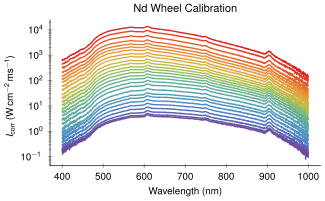

Reproduce this figure in Python.
import numpy as np
import pub_style

# Newer wheel, in front of the seed beam
# Formatted as Nd wheel angle: integration time
files = {
    271: 3, 281: 4, 291: 6, 301: 8, 311: 12, 321: 16, 331: 20, 341: 25,
    351: 35, 1: 45, 11: 60, 21: 80, 31: 100, 41: 130, 51: 180, 61: 220,
    71: 260, 81: 350, 91: 450, 101: 600, 111: 800, 121: 1000, 131: 2000,
    141: 2000, 151: 2000, 161: 2000, 166: 2000,
}

folder = '/Users/abdullah/Documents/ACMELab/August 11/New ND4wheel'


# Load all spectra for a files={angle: exposure_ms} dict.
# All the data was taken with the same spectrometer so we'll load the wavelengths
# from the first file.
# And we'll construct intenstiy_matrix to have the shape (n_wavelengths, n_files).

angle_keys = list(files.keys())
first_angle, first_time = angle_keys[0], files[angle_keys[0]]
wavelengths = np.loadtxt(f'{folder}/{first_angle}deg_{first_time}ms.csv', delimiter=',', skiprows=1)[:, 0]

n_points = len(wavelengths)
n_files = len(files)
intensity_matrix = np.empty((n_points, n_files))

for i, (angle, time) in enumerate(files.items()):
    f = np.loadtxt(f'{folder}/{angle}deg_{time}ms.csv', delimiter=',', skiprows=1)
    assert np.array_equal(f[:, 0], wavelengths), f"Wavelength mismatch at {angle}deg_{time}ms"
    counts = f[:, 2]
    dark = f[:, 1]
    intensity_matrix[:, i] = (counts - dark) / time


# cmbright is a sans-serif font, but if it were a serif font,
# then I would have to do serif=True
pub_style.use(colours='rainbow_PuRd_r', N=len(files))
fig, ax = pub_style.new_figure()

mask = (wavelengths >= 400) & (wavelengths <= 1000)
for i, angle in enumerate(files.keys()):
    ax.semilogy(wavelengths[mask], intensity_matrix[mask, i], label=f'{angle}')

ax.set_xlabel('Wavelength (nm)')
ax.set_ylabel(r'$I_\text{corr}$ (\unit{\watt\per\square\centi\metre\per\milli\second})')
ax.set_title('Nd Wheel Calibration')

fig.savefig('plots-gallery/rainbow')
# pub_style.show()
